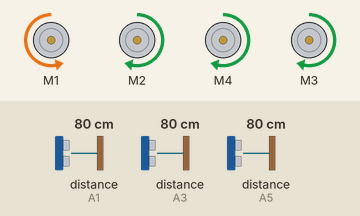
This sketch was run on a simulated Arduino Uno, built with avr-gcc and run on an emulated ATmega328P. Shown: 4 × DC motor (green arrow = forward, orange = backward, longer = faster). The inputs (shaded band) are chosen by the test bench; at power-on: distance to the obstacle (sensors on A1, A3, A5) 80 cm. The echo pulse lasts 58.3 µs per cm; random numbers use the default seed unless the sketch sets one; what the sketch prints to the serial monitor is not drawn.

Above: at 1.2 s.
1.3 s: distance to the obstacle (sensor on A1) set to 53 cm
2.8 s: distance to the obstacle (sensor on A1) set to 46 cm
At 3.5 s:
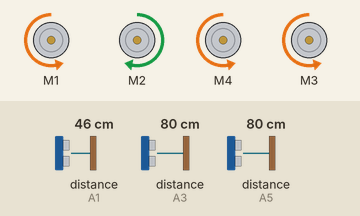
At 4.5 s:
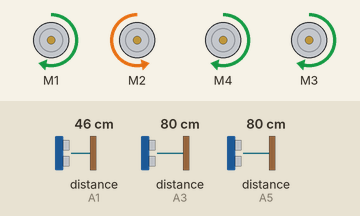
5.8 s: distance to the obstacle (sensor on A1) set to 2 cm
At 6.1 s:
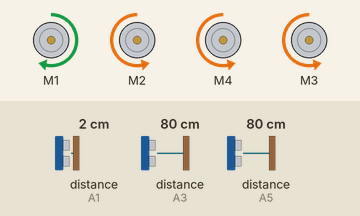
8.8 s: distance to the obstacle (sensor on A1) set to 60 cm
Timing chart, 0 to 11.6 s (numbered marks = the images above; inputs shaded):
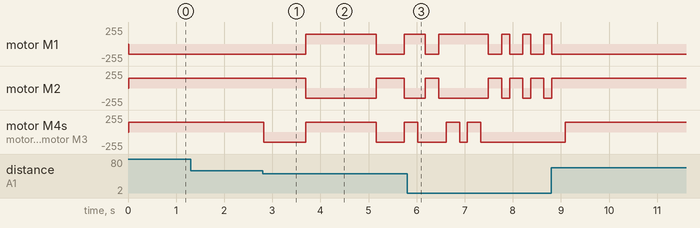

The sketch:

iniRobot_DistanceSensor_ObstacleAvoidanceSoftware_Final_copy.ino
```cpp
#include<NewPing.h>
#include <AFMotor.h>
AF_DCMotor topleftmotor(1);
AF_DCMotor bottomleftmotor(2);
AF_DCMotor bottomrightmotor(4);
AF_DCMotor toprightmotor(3);


//trigpin-output
//echopin-input


//trigger,echo,max_cm_distance
// defines variables
long duration;
int distance;
int speed = 150;

NewPing sonarForward(A0, A1, 1000);
NewPing sonarLeft(A2, A3, 1000);
NewPing sonarRight(A4, A5, 1000);
void setup() {

  Serial.begin(9600); // Starts the serial communication
  topleftmotor.setSpeed(200);
	topleftmotor.run(RELEASE);
  bottomleftmotor.setSpeed(200);
	bottomleftmotor.run(RELEASE);
  bottomrightmotor.setSpeed(200);
	bottomrightmotor.run(RELEASE);
  toprightmotor.setSpeed(200);
	toprightmotor.run(RELEASE);
}
void loop() {
  int randint = random(2);
  Serial.print(randint);
  double durationforward = sonarForward.ping(1000);
  double durationleft = sonarLeft.ping(1000);
  double durationright = sonarRight.ping(1000);
  //Serial.println(durationforward);
  // Calculating the distance
  double distanceforward = durationforward * 0.034 / 2;
  double distanceleft = durationleft * 0.034 / 2;
  double distanceright = durationright * 0.034 / 2;

  while(distanceforward>=50){
    driveForward(2);
    distanceforward = sonarForward.ping(1000)*0.034/2;
  }


  if(distanceforward<3){
    double ping1 = sonarForward.ping(1000) * 0.034 / 2;
    double ping2 = sonarForward.ping(1000) * 0.034 / 2;
    double ping3 = sonarForward.ping(1000) * 0.034 / 2;
    if(ping1<10&&ping2<10&&ping3<10){
      driveBackward(150);


    }

  }
  durationforward = sonarForward.ping(1000);
  durationleft = sonarLeft.ping(1000);
  durationright = sonarRight.ping(1000);
  //Serial.println(durationforward);
  // Calculating the distance
  distanceforward = durationforward * 0.034 / 2;
  distanceleft = durationleft * 0.034 / 2;
  distanceright = durationright * 0.034 / 2;
  if(randint == 1){
        if(distanceright>=50){
          turnRight(250);
        }
        else if(distanceleft>=50){
          turnLeft(250);
        }
        else{
          driveBackward(150);
        }
  }
  else{
    if(distanceleft>=50){
          turnLeft(250);
        }
        else if(distanceright>=50){
          turnRight(250);
        }
        else{
          driveBackward(150);
        }
  }
  durationforward = sonarForward.ping(1000);
  durationleft = sonarLeft.ping(1000);
  durationright = sonarRight.ping(1000);
  //Serial.println(durationforward);
  // Calculating the distance
  distanceforward = durationforward * 0.034 / 2;
  distanceleft = durationleft * 0.034 / 2;
  distanceright = durationright * 0.034 / 2;


  if(distanceleft<20){
    if(distanceright>40){
      //turn right
      turnRight(100);
    }

  }
  if(distanceright<20){
    if(distanceleft>40){
      //turn left
      turnLeft(100);
    }

  }


}

void turnLeft(int i){
      topleftmotor.setSpeed(speed);
      toprightmotor.setSpeed(speed);
      bottomrightmotor.setSpeed(speed);
      bottomleftmotor.setSpeed(speed);
      topleftmotor.run(FORWARD);
      toprightmotor.run(FORWARD);
      bottomrightmotor.run(FORWARD);
      bottomleftmotor.run(BACKWARD);
      delay(i);
}
void turnRight(int i){
      topleftmotor.setSpeed(speed);
      toprightmotor.setSpeed(speed);
      bottomrightmotor.setSpeed(speed);
      bottomleftmotor.setSpeed(speed);
      topleftmotor.run(BACKWARD);
      toprightmotor.run(BACKWARD);
      bottomrightmotor.run(BACKWARD);
      bottomleftmotor.run(FORWARD);
      delay(i);
}
void driveForward(int i){
    topleftmotor.setSpeed(speed);
    toprightmotor.setSpeed(speed);
    bottomrightmotor.setSpeed(speed);
    bottomleftmotor.setSpeed(speed);
    topleftmotor.run(BACKWARD);
    toprightmotor.run(FORWARD);
    bottomrightmotor.run(FORWARD);
    bottomleftmotor.run(FORWARD);
    delay(i);
}
void driveBackward(int i){
      topleftmotor.setSpeed(speed);
      toprightmotor.setSpeed(speed);
      bottomrightmotor.setSpeed(speed);
      bottomleftmotor.setSpeed(speed);
      topleftmotor.run(FORWARD);
      toprightmotor.run(BACKWARD);
      bottomrightmotor.run(BACKWARD);
      bottomleftmotor.run(BACKWARD);
      delay(i);
}
  
```

Measured:
- the behaviour switches between 51 and 50 cm on distance to the obstacle (sensor on A1) (found by bisection; images 0 and 1)
- after the input at 1.3 s, every drawn part: stays the same
- after the input at 2.8 s, motor M1: backward 150/255 → forward 150/255 after 0.90 s, → backward 150/255 1.5 s later, → forward 150/255 0.58 s later; motor M2: forward 150/255 → backward 150/255 after 0.90 s, → forward 150/255 1.5 s later, → backward 150/255 0.58 s later
